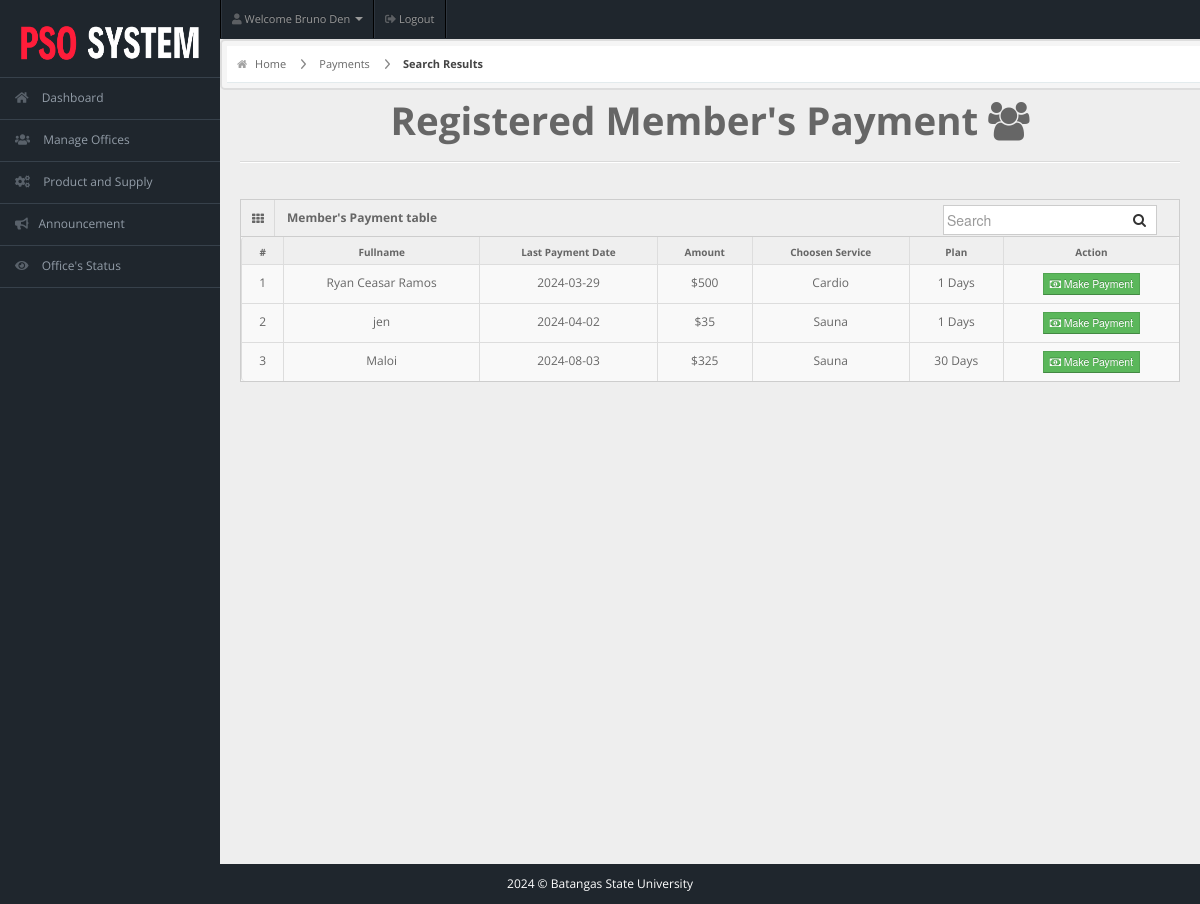
/staff/staff-pages/search-result.php (signed in), run on the app's committed database.
### tables this page shows
CREATE TABLE IF NOT EXISTS `staffs` (
  `user_id` int NOT NULL AUTO_INCREMENT,
  `username` varchar(50) NOT NULL,
  `password` varchar(50) NOT NULL,
  `email` varchar(50) NOT NULL,
  `fullname` varchar(50) NOT NULL,
  `address` varchar(20) NOT NULL,
  `profile_picture` varchar(255) DEFAULT NULL,
  `designation` varchar(20) NOT NULL,
  `gender` varchar(10) NOT NULL,
  `contact` bigint NOT NULL,
  `dor` date NOT NULL,
  PRIMARY KEY (`user_id`)
);

CREATE TABLE IF NOT EXISTS `members` (
  `user_id` int NOT NULL AUTO_INCREMENT,
  `fullname` varchar(20) NOT NULL,
  `username` varchar(20) NOT NULL,
  `email` varchar(255) NOT NULL,
  `password` varchar(100) NOT NULL,
  `gender` varchar(20) NOT NULL,
  `dor` date NOT NULL,
  `profile_picture` varchar(255) DEFAULT NULL,
  `reminder` int NOT NULL DEFAULT '0',
  `services` varchar(50) NOT NULL,
  `amount` int NOT NULL,
  `paid_date` date NOT NULL,
  `p_year` int NOT NULL,
  `plan` varchar(100) NOT NULL,
  `address` varchar(20) NOT NULL,
  `contact` varchar(10) NOT NULL,
  `status` varchar(20) NOT NULL DEFAULT 'Active',
  `attendance_count` int NOT NULL,
  `ini_weight` int NOT NULL DEFAULT '0',
  `curr_weight` int NOT NULL DEFAULT '0',
  `ini_bodytype` varchar(50) NOT NULL,
  `curr_bodytype` varchar(50) NOT NULL,
  `progress_date` date NOT NULL,
  PRIMARY KEY (`user_id`)
);

### staff/staff-pages/search-result.php (the view, shortened to what this page needs)
<!DOCTYPE html>
<html lang="en">
<head>
  <link rel="stylesheet" href="../css/bootstrap.min.css" />
  <link rel="stylesheet" href="../css/bootstrap-responsive.min.css" />
  <link rel="stylesheet" href="../css/fullcalendar.css" />
  <link rel="stylesheet" href="../css/matrix-style.css" />
  <link rel="stylesheet" href="../css/matrix-media.css" />
  <link href="../font-awesome/css/font-awesome.css" rel="stylesheet" />
  <link rel="stylesheet" href="../css/jquery.gritter.css" />
  <link href="https://cdnjs.cloudflare.com/ajax/libs/font-awesome/5.15.4/css/all.min.css" rel="stylesheet">
</head>
<body>
  <?php include '../includes/header.php' ?>
  <?php $page = "payment";
  include '../includes/sidebar.php' ?>
  <div id="content">
    <div id="content-header">
      <div id="breadcrumb"> <a href="index.php" title="Go to Home" class="tip-bottom"><i class="icon-home"></i> Home</a>
        <a href="payment.php">Payments</a>
        <a href="#" class="current">Search Results</a>
      </div>
    </div>
    <div class="container-fluid">
      <h1 class="text-center">Registered Member's Payment <i class="icon icon-group"></i></h1>
      <hr>
      <div class="row-fluid">
        <div class="span12">
          <div class='widget-box'>
            <div class='widget-title'> <span class='icon'> <i class='icon-th'></i> </span>
              <h5>Member's Payment table</h5>
              <form id="custom-search-form" role="search" method="POST" action="search-result.php" class="form-search form-horizontal pull-right">
                <div class="input-append span12">
                  <input type="text" class="search-query" placeholder="Search" name="search" required>
                  <button type="submit" class="btn"><i class="icon-search"></i></button>
                </div>
              </form>
            </div>
            <div class='widget-content nopadding'>
              <?php
              $search = $_POST['search'];
              $cnt = 1;
              $qry = "select * from members where fullname like '%$search%' or username like '%$search%'";
              $result = mysqli_query($conn, $qry);
              if (mysqli_num_rows($result) == 0) {
                echo "<div class='error_ex'>
            <h1>403</h1>
            <h3>Opps, Results Not Found!!</h3>
            <p>It seems like there's no such record available in our database.</p>
            <a class='btn btn-danger btn-big'  href='payment.php'>Go Back</a> </div>'";
              } else {
                echo "<table class='table table-bordered table-striped'>
        <thead>
          <tr>
            <th>#</th>
            <th>Fullname</th>
            <th>Last Payment Date</th>
            <th>Amount</th>
            <th>Choosen Service</th>
            <th>Plan</th>
            <th>Action</th>
          </tr>
        </thead>";
                while ($row = mysqli_fetch_array($result)) {
                  echo "<tbody>
                <td><div class='text-center'>" . $cnt . "</div></td>
                <td><div class='text-center'>" . $row['fullname'] . "</div></td>
                <td><div class='text-center'>" . $row['paid_date'] . "</div></td>
                <td><div class='text-center'>$" . $row['amount'] . "</div></td>
                <td><div class='text-center'>" . $row['services'] . "</div></td>
                <td><div class='text-center'>" . $row['plan'] . " Days</div></td>
                <td><div class='text-center'><a href='user-payment.php?id=" . $row['user_id'] . "'><button class='btn btn-success btn-mini'><i class='icon icon-money'></i> Make Payment</button></a></div></td>
              </tbody>";
                  $cnt++;
                }
              }
              ?>
              </table>
            </div>
          </div>
        </div>
      </div>
    </div>
  </div>
  <?php
  include '../includes/footer.php';
  ?>
</body>
</html>

### staff/includes/header.php (shortened to what this page needs)
<?php
$user_name = '';
if (isset($_SESSION['fullname'])) {
  $user_name = $_SESSION['fullname'];
} else {
  include "../dbcon.php";
  if (isset($_SESSION['user_id'])) {
    $user_id = $_SESSION['user_id'];
    $qry = "SELECT fullname FROM staffs WHERE user_id = '$user_id'";
    $result = mysqli_query($con, $qry);
    if ($result && $row = mysqli_fetch_assoc($result)) {
      $user_name = $row['fullname'];
    }
  }
}
?>
<div id="header">
  <img class="logo-large" src="../img/header_logo.png" alt="Logo" style="width: 200px; height: 80px;">
</div>
<div id="user-nav" class="navbar navbar-inverse">
  <ul class="nav right">
    <li class="dropdown" id="profile-messages">
      <a title="" href="#" data-toggle="dropdown" data-target="#profile-messages" class="dropdown-toggle">
        <i class="fas fa-user"></i> <span class="text"> Welcome <?php echo htmlspecialchars($user_name); ?> <b class="caret"></b>
      </a>
    </li>
    <li class="">
      <a title="" href="../logout.php">
        <i class="fas fa-sign-out-alt"></i> <span class="text">Logout</span>
      </a>
    </li>
  </ul>
</div>

### staff/css/matrix-style.css (style rules this page uses)
* { outline: none !important; -moz-outline: none !important; }
html, body { height: 100%; }
body { overflow-x: hidden; margin-top: -10px; font-family: "Open Sans", sans-serif; font-size: 12px; color: #666; }
a { color: #666; }
select, textarea, input[type="text"], input[type="password"], input[type="datetime"], input[type="datetime-local"], input[type="date"], input[type="month"], input[type="time"], input[type="week"], input[type="number"], input[type="email"], input[type="url"], input[type="search"], input[type="tel"], input[type="color"], .uneditable-input, .label, .dropdown-menu, .btn, .well, .progress, .table-bordered, .btn-group > .btn:first-child, .btn-group > .btn:last-child, .btn-group > .btn:last-child, .btn-group > .dropdown-toggle, .alert { border-radius: 0px; }
.btn, textarea, input[type="text"], input[type="password"], input[type="datetime"], input[type="datetime-local"], input[type="date"], input[type="month"], input[type="time"], input[type="week"], input[type="number"], input[type="email"], input[type="url"], input[type="search"], input[type="tel"], input[type="color"], .uneditable-input { box-shadow: none; }
.progress, .progress-success .bar, .progress .bar-success, .progress-warning .bar, .progress .bar-warning, .progress-danger .bar, .progress .bar-danger, .progress-info .bar, .progress .bar-info, .btn, .btn-primary { background-image: none; }
hr { border-top-color: #dadada; }
#header { height: 77px; position: relative; width: 100%; z-index: -9; }
#user-nav { position: absolute; left: 220px; top: 0px; z-index: 20; margin: 0; }
#user-nav > ul { margin: 0; padding: 0; list-style: none; border-right: 1px solid #2e363f; border-left: 1px solid #000; }
#user-nav > ul > li { float: left; list-style-type: none; margin: 0; position: relative; padding: 0; border-left: 1px solid #2e363f; border-right: 1px solid #000; }
#user-nav > ul > li > a { padding: 9px 10px; display: block; font-size: 11px; }
#user-nav > ul > li > a > i, #sidebar li a i { opacity: 0.5; margin-top: 2px; }
#content { background: none repeat scroll 0 0 #eeeeee; margin-left: 220px; margin-right: 0; padding-bottom: 25px; position: relative; min-height: 100%; width: auto; }
#content-header { position: abslute; width: 100%; margin-top: -38px; z-index: 20; }
#breadcrumb { background-color: #fff; border-bottom: 1px solid #e3ebed; }
#breadcrumb a { padding: 8px 20px 8px 10px; display: inline-block; background-image: url("../img/breadcrumb.png"); background-position: center right; background-repeat: no-repeat; font-size: 11px; color: #666666; }
#breadcrumb a:last-child { background-image: none; }
#breadcrumb a.current { font-weight: bold; color: #444444; }
#breadcrumb a i { margin-right: 5px; opacity: 0.6; }
.widget-box { background: none repeat scroll 0 0 #f9f9f9; border-left: 1px solid #cdcdcd; border-top: 1px solid #cdcdcd; border-right: 1px solid #cdcdcd; clear: both; margin-top: 16px; margin-bottom: 16px; position: relative; }
.widget-title, .modal-header, .table th, div.dataTables_wrapper .ui-widget-header { background: #efefef; border-bottom: 1px solid #cdcdcd; height: 36px; }
.widget-title span.icon { padding: 9px 10px 7px 11px; float: left; border-right: 1px solid #dadada; }
.widget-title h5 { color: #666; float: left; font-size: 12px; font-weight: bold; padding: 12px; line-height: 12px; margin: 0; }
.widget-content { padding: 15px; border-bottom: 1px solid #cdcdcd; }
.table th { height: auto; font-size: 10px; padding: 5px 10px 2px; border-bottom: 0; text-align: center; color: #666666; }
.nopadding { padding: 0 !important; }
.nopadding .table { margin-bottom: 0; }
.nopadding .table-bordered { border: 0; }
form { margin-bottom: 0; }
.input-append .add-on:last-child, .input-append .btn:last-child { border-radius: 0px; padding: 6px 5px 2px; }
.input-prepend input, .input-append input, .input-prepend input[class*="span"], .input-append input[class*="span"] { width: none; }
.input-append input, .input-append select, .input-prepend span, .input-prepend input { border-radius: 0px !important; }

### staff/css/matrix-media.css (style rules this page uses)
body { background:#2E363F; }
#header { background-color: #1f262d; margin-top:10px; }

### staff/includes/header.php (style rules this page uses)
#header img { position: absolute; left: 10px; margin-bottom: 20px; }
#content #content-header { border: 2px solid #ddd; padding: 5px; background-color: #f5f5f5; border-radius: 5px; }

### staff/includes/sidebar.php (style rules this page uses)
body { background-color: #1f262d; }
#header img { position: absolute; left: 10px; margin-bottom: 20px; }

### data on the page
staffs: fullname "Bruno Den"
members: fullname "Ryan Ceasar Ramos", paid_date "2024-03-29", amount "500", services "Cardio", plan "1"
members: fullname "jen", paid_date "2024-04-02", amount "35", services "Sauna", plan "1"
members: fullname "Maloi", paid_date "2024-08-03", amount "325", services "Sauna", plan "30"
